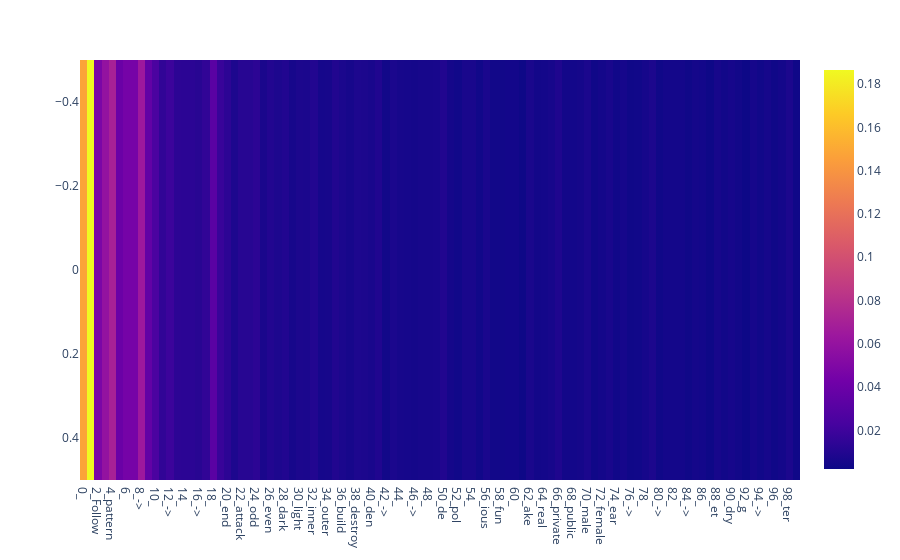

The code cell stored with this chart in its notebook:
### Code cell
i = 0

px.imshow(norm[i:i+1, :100], x= [f"{j}_{tokenizer.decode(x)}" for j,x in enumerate(train_tokens[i, :100])])

### Figure 1 — Plotly figure (JSON) as saved in the notebook; plotly's stock layout.template omitted (floating-point values rounded to 4 significant figures)
{"data": [{"coloraxis": "coloraxis", "hovertemplate": "x: %{x}<br>y: %{y}<br>color: %{z}<extra></extra>", "name": "0", "type": "heatmap", "x": ["0_<s>", "1_<|user|>", "2_Follow", "3_the", "4_pattern", "5_:", "6_\n", "7_more", "8_->", "9_less", "10_\n", "11_new", "12_->", "13_old", "14_\n", "15_accept", "16_->", "17_reject", "18_\n", "19_def", "20_end", "21_->", "22_attack", "23_\n", "24_odd", "25_->", "26_even", "27_\n", "28_dark", "29_->", "30_light", "31_\n", "32_inner", "33_->", "34_outer", "35_\n", "36_build", "37_->", "38_destroy", "39_\n", "40_den", "41_y", "42_->", "43_admit", "44_\n", "45_first", "46_->", "47_last", "48_\n", "49_ru", "50_de", "51_->", "52_pol", "53_ite", "54_\n", "55_ser", "56_ious", "57_->", "58_fun", "59_ny", "60_\n", "61_f", "62_ake", "63_->", "64_real", "65_\n", "66_private", "67_->", "68_public", "69_\n", "70_male", "71_->", "72_female", "73_\n", "74_ear", "75_ly", "76_->", "77_late", "78_\n", "79_above", "80_->", "81_below", "82_\n", "83_best", "84_->", "85_worst", "86_\n", "87_w", "88_et", "89_->", "90_dry", "91_\n", "92_g", "93_ive", "94_->", "95_receive", "96_\n", "97_bit", "98_ter", "99_->"], "xaxis": "x", "yaxis": "y", "z": [[0.1475, 0.1865, 0.04761, 0.05908, 0.07031, 0.03931, 0.04468, 0.04517, 0.06445, 0.03564, 0.02515, 0.0152, 0.01892, 0.01324, 0.013, 0.013, 0.01172, 0.01495, 0.03198, 0.01758, 0.01349, 0.007812, 0.01141, 0.0116, 0.01318, 0.006775, 0.009827, 0.007782, 0.009521, 0.005829, 0.00766, 0.00705, 0.009888, 0.005554, 0.005768, 0.009338, 0.007233, 0.005829, 0.007996, 0.007599, 0.00647, 0.009094, 0.003906, 0.00705, 0.005615, 0.005341, 0.005157, 0.00592, 0.005951, 0.006287, 0.009277, 0.005005, 0.00351, 0.006348, 0.006653, 0.003769, 0.006989, 0.004028, 0.003799, 0.004517, 0.004456, 0.002518, 0.006805, 0.004303, 0.004608, 0.00589, 0.008484, 0.004242, 0.004364, 0.005035, 0.007111, 0.003326, 0.004852, 0.006531, 0.003647, 0.005463, 0.003342, 0.003693, 0.005432, 0.007568, 0.00322, 0.004547, 0.004761, 0.004578, 0.003342, 0.004944, 0.004456, 0.00238, 0.005707, 0.003845, 0.005463, 0.003815, 0.002182, 0.005249, 0.003479, 0.005371, 0.003372, 0.004547, 0.007446, 0.003296]]}], "layout": {"coloraxis": {"colorscale": [[0, "#0d0887"], [0.1111, "#46039f"], [0.2222, "#7201a8"], [0.3333, "#9c179e"], [0.4444, "#bd3786"], [0.5556, "#d8576b"], [0.6667, "#ed7953"], [0.7778, "#fb9f3a"], [0.8889, "#fdca26"], [1, "#f0f921"]]}, "margin": {"t": 60}, "xaxis": {"anchor": "y", "constrain": "domain", "domain": [0, 1], "scaleanchor": "y"}, "yaxis": {"anchor": "x", "autorange": "reversed", "constrain": "domain", "domain": [0, 1]}}}
